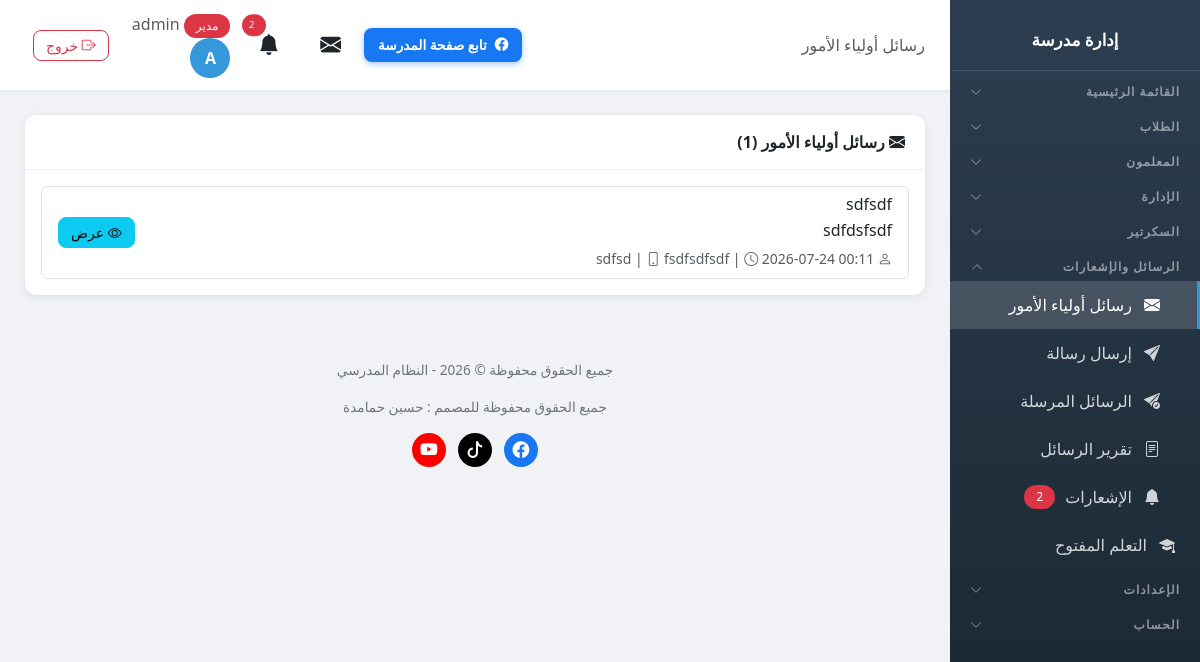
/messages/ (signed in), run on the app's committed database.
### school/models.py (models this page shows, shortened)
class Profile(models.Model):
    ROLE_CHOICES = [
        ('admin', 'مدير'),
        ('vice_principal', 'نائب مدير'),
        ('secretary', 'سكرتير'),
        ('teacher', 'معلم'),
        ('student', 'طالب'),
    ]
    user = models.OneToOneField(User, on_delete=models.CASCADE, related_name='profile')
    role = models.CharField('الدور', max_length=20, choices=ROLE_CHOICES, default='student')
    phone = models.CharField('رقم الهاتف', max_length=20, blank=True)

class Message(models.Model):
    sender = models.ForeignKey(User, on_delete=models.SET_NULL, null=True, blank=True, related_name='sent_messages', verbose_name='المرسل')
    recipient = models.ForeignKey(User, on_delete=models.SET_NULL, null=True, blank=True, related_name='received_messages', verbose_name='المستلم')
    subject = models.CharField('الموضوع', max_length=200)
    content = models.TextField('المحتوى')
    is_read = models.BooleanField('مقروء', default=False)
    parent_name = models.CharField('اسم ولي الأمر', max_length=200, blank=True, help_text='يستخدم عند إرسال ولي الأمر')
    parent_phone = models.CharField('هاتف ولي الأمر', max_length=20, blank=True)
    created_at = models.DateTimeField('تاريخ الإرسال', auto_now_add=True)
    class Meta:
        verbose_name = 'رسالة'
        verbose_name_plural = 'الرسائل'
        ordering = ['-created_at']

### school/views.py (the view)
# urls.py: path('messages/', views.message_list, name='message_list'),
@login_required
def message_list(request):
    if request.user.profile.role != 'admin':
        messages.error(request, 'ليس لديك صلاحية للوصول إلى هذه الصفحة')
        return redirect('dashboard')
    messages_qs = Message.objects.filter(recipient__isnull=True).order_by('-created_at')
    return render(request, 'school/message_list.html', {'messages_qs': messages_qs})

### templates/school/message_list.html (shortened to what this page needs)
{% extends 'school/base.html' %}
{% block page_heading %}رسائل أولياء الأمور{% endblock %}
{% block content %}
<div class="card">
    <div class="card-header">
        <i class="bi bi-envelope-fill"></i> رسائل أولياء الأمور ({{ messages_qs.count }})
    </div>
    <div class="card-body">
        {% if messages_qs %}
        <div class="list-group">
            {% for msg in messages_qs %}
            <div class="list-group-item list-group-item-{% if not msg.is_read %}primary{% endif %}">
                <div class="d-flex justify-content-between">
                    <div>
                        <h6 class="mb-1">{{ msg.subject }}</h6>
                        <p class="mb-1">{{ msg.content|truncatewords:20 }}</p>
                        <small class="text-muted">
                            <i class="bi bi-person"></i> {% if msg.sender %}{{ msg.sender.username }}{% else %}{{ msg.parent_name }}{% endif %} |
                            {% if msg.parent_phone %}<i class="bi bi-phone"></i> {{ msg.parent_phone }} |{% endif %}
                            <i class="bi bi-clock"></i> {{ msg.created_at|date:"Y-m-d H:i" }}
                        </small>
                    </div>
                    <a href="{% url 'read_message' msg.id %}" class="btn btn-info btn-sm align-self-center"><i class="bi bi-eye"></i> عرض</a>
                </div>
            </div>
            {% endfor %}
        </div>
        {% else %}
        <div class="empty-state">
            <i class="bi bi-envelope-open"></i>
            <h5>لا توجد رسائل</h5>
            <p class="text-muted">لم يتم استلام أي رسائل من أولياء الأمور بعد</p>
        </div>
        {% endif %}
    </div>
</div>
{% endblock %}

### templates/school/base.html (shortened to what this page needs)
<!DOCTYPE html>
<html lang="ar" dir="rtl">
<head>
    <link href="https://cdn.jsdelivr.net/npm/bootstrap@5.3.0/dist/css/bootstrap.min.css" rel="stylesheet">
    <link href="https://cdn.jsdelivr.net/npm/bootstrap@5.3.0/dist/css/bootstrap.rtl.min.css" rel="stylesheet">
    <link rel="stylesheet" href="https://cdn.jsdelivr.net/npm/bootstrap-icons@1.11.0/font/bootstrap-icons.css">
    <link href="https://cdn.jsdelivr.net/npm/select2@4.1.0-rc.0/dist/css/select2.min.css" rel="stylesheet" />
    <link href="https://cdn.jsdelivr.net/npm/select2-bootstrap-5-theme@1.3.0/dist/select2-bootstrap-5-theme.rtl.min.css" rel="stylesheet" />
    <link rel="stylesheet" href="https://unpkg.com/leaflet@1.9.4/dist/leaflet.css" />
</head>
<body>
    {% if user.is_authenticated %}
    <div class="sidebar" id="sidebar">
        <div class="brand">
            <h4>إدارة مدرسة {{ school_info.name_ar }}</h4>
        </div>
        {% if user.is_authenticated %}
        <button class="nav-section nav-toggle" type="button" data-target="collapse-main" aria-expanded="false">
            <span>القائمة الرئيسية</span><i class="bi bi-chevron-down"></i>
        </button>
        {% if 'students_view' in user_perms or 'students_add' in user_perms or 'notes_view' in user_perms or 'levels_view' in user_perms or 'discipline_view' in user_perms or 'discipline_add' in user_perms %}
        <button class="nav-section nav-toggle" type="button" data-target="collapse-students" aria-expanded="false">
            <span>الطلاب</span><i class="bi bi-chevron-down"></i>
        </button>
        {% endif %}
        {% if 'teachers_view' in user_perms or 'teachers_add' in user_perms or 'nominations_view' in user_perms or 'guardians_view' in user_perms %}
        <button class="nav-section nav-toggle" type="button" data-target="collapse-teachers" aria-expanded="false">
            <span>المعلمون</span><i class="bi bi-chevron-down"></i>
        </button>
        {% endif %}
        {% if 'classes_view' in user_perms or 'subjects_view' in user_perms or 'announcements_view' in user_perms or 'agenda_view' in user_perms or 'leaves_view' in user_perms or 'lateness_view' in user_perms or 'meetings_view' in user_perms or 'supervisor_visits_view' in user_perms or 'inspection_visits_view' in user_perms or 'visit_program_view' in user_perms or 'absence_view' in user_perms or 'schedule_view' in user_perms or 'certificates_view' in user_perms or 'exams_view' in user_perms or 'survey_view' in user_perms %}
        <button class="nav-section nav-toggle" type="button" data-target="collapse-admin" aria-expanded="false">
            <span>الإدارة</span><i class="bi bi-chevron-down"></i>
        </button>
        {% endif %}
        {% if 'incoming_view' in user_perms or 'outgoing_view' in user_perms or 'no_objection_view' in user_perms %}
        <button class="nav-section nav-toggle" type="button" data-target="collapse-secretary" aria-expanded="false">
            <span>السكرتير</span><i class="bi bi-chevron-down"></i>
        </button>
        {% endif %}
        {% if 'messages_view' in user_perms or 'messages_send' in user_perms %}
        <button class="nav-section nav-toggle" type="button" data-target="collapse-messages" aria-expanded="false">
            <span>الرسائل والإشعارات</span><i class="bi bi-chevron-down"></i>
        </button>
        <div class="nav-collapse" id="collapse-messages">
        {% endif %}
        {% if 'messages_view' in user_perms %}
        <a href="{% url 'message_list' %}" class="nav-link {% if request.resolver_match.url_name == 'message_list' %}active{% endif %}">
            <i class="bi bi-envelope-fill"></i> رسائل أولياء الأمور
        </a>
        {% endif %}
        {% if 'messages_send' in user_perms %}
        <a href="{% url 'send_message' %}" class="nav-link {% if request.resolver_match.url_name == 'send_message' or request.resolver_match.url_name == 'send_message_to' %}active{% endif %}">
            <i class="bi bi-send-fill"></i> إرسال رسالة
        </a>
        <a href="{% url 'sent_messages' %}" class="nav-link {% if request.resolver_match.url_name == 'sent_messages' %}active{% endif %}">
            <i class="bi bi-send-check-fill"></i> الرسائل المرسلة
        </a>
        {% endif %}
        {% if 'messages_view' in user_perms %}
        <a href="{% url 'messages_report' %}" class="nav-link {% if request.resolver_match.url_name == 'messages_report' %}active{% endif %}">
            <i class="bi bi-file-text"></i> تقرير الرسائل
        </a>
        {% endif %}
        <a href="{% url 'notification_list' %}" class="nav-link {% if request.resolver_match.url_name == 'notification_list' %}active{% endif %}">
            <i class="bi bi-bell-fill"></i> الإشعارات
            {% if unread_notifications_count > 0 %}
            <span class="badge bg-danger rounded-pill">{{ unread_notifications_count }}</span>
            {% endif %}
        </a>
        {% if 'messages_view' in user_perms or 'messages_send' in user_perms %}
        </div>
        {% endif %}
        {% if 'open_learning_view' in user_perms %}
        <a href="{% url 'open_learning_list' %}" class="nav-link {% if 'open_learning' in request.resolver_match.url_name %}active{% endif %}">
            <i class="bi bi-mortarboard-fill"></i> التعلم المفتوح
        </a>
        {% endif %}
        {% if 'settings_accounts' in user_perms or 'settings_whatsapp' in user_perms or 'settings_links' in user_perms or user.profile.role == 'admin' %}
        <button class="nav-section nav-toggle" type="button" data-target="collapse-settings" aria-expanded="false">
            <span>الإعدادات</span><i class="bi bi-chevron-down"></i>
        </button>
        {% endif %}
        <button class="nav-section nav-toggle" type="button" data-target="collapse-account" aria-expanded="false">
            <span>الحساب</span><i class="bi bi-chevron-down"></i>
        </button>
        {% endif %}
    </div>
    <div class="main-content">
        <div class="top-bar">
            <div>
                <span class="d-none d-md-inline text-muted">{% block page_heading %}{% endblock %}</span>
            </div>
            <div style="display:flex; align-items:center; gap:10px;">
                <a href="https://www.facebook.com/ALMANSOUR.SCHOOL.YATTA" target="_blank" rel="noopener" class="btn btn-social-fb d-none d-md-inline-flex align-items-center gap-2">
                    <i class="bi bi-facebook"></i> تابع صفحة المدرسة
                </a>
                <div class="user-info">
                <div class="dropdown d-inline-block mx-2" id="messageBell">
                    <button class="btn btn-link text-reset position-relative p-1" type="button" data-bs-toggle="dropdown" aria-expanded="false" style="font-size: 1.3rem;">
                        <i class="bi bi-envelope-fill"></i>
                    </button>
                </div>
                <div class="dropdown d-inline-block mx-2" id="notificationBell">
                    <button class="btn btn-link text-reset position-relative p-1" type="button" data-bs-toggle="dropdown" aria-expanded="false" style="font-size: 1.3rem;">
                        <i class="bi bi-bell-fill"></i>
                        {% if unread_notifications_count > 0 %}
                        <span class="position-absolute top-0 start-100 translate-middle badge rounded-pill bg-danger" style="font-size: 0.6rem;">
                            {{ unread_notifications_count }}
                        </span>
                        {% endif %}
                    </button>
                </div>
                <a href="{% url 'my_account' %}" class="text-decoration-none text-reset">
                    <span class="text-muted d-none d-sm-inline">
                        <span class="badge bg-{% if user.profile.role == 'admin' %}danger{% elif user.profile.role == 'teacher' %}success{% else %}info{% endif %}">
                            {{ user.profile.get_role_display }}
                        </span>
                        {{ user.first_name|default:user.username }}
                    </span>
                    <div class="avatar">{{ user.first_name|first|default:user.username|first|upper }}</div>
                </a>
                <a href="{% url 'logout' %}" class="btn btn-sm btn-outline-danger ms-2" title="تسجيل الخروج">
                    <i class="bi bi-box-arrow-right"></i> <span class="d-none d-sm-inline">خروج</span>
                </a>
                </div>
                </div>
            </div>
        <div class="page-content">
            {% block content %}{% endblock %}
        </div>
        <div class="footer no-print">
            <p>جميع الحقوق محفوظة &copy; {% now "Y" %} - النظام المدرسي</p>
            <p>جميع الحقوق محفوظة للمصمم : حسين حمامدة</p>
            <p class="footer-social">
                <a href="https://www.facebook.com/hhamamdeh" target="_blank" rel="noopener" class="fb" title="فيسبوك" aria-label="فيسبوك"><i class="bi bi-facebook"></i></a>
                <a href="https://www.tiktok.com/@abuadelhamamdeh" target="_blank" rel="noopener" class="tt" title="تيك توك" aria-label="تيك توك"><i class="bi bi-tiktok"></i></a>
                <a href="https://www.youtube.com/@husseintech" target="_blank" rel="noopener" class="yt" title="يوتيوب" aria-label="يوتيوب"><i class="bi bi-youtube"></i></a>
            </p>
        </div>
    </div>
    {% endif %}
</body>
</html>

### data on the page
Message: subject "sdfsdf", content "sdfdsfsdf", parent_name "sdfsd", parent_phone "fsdfsdfsdf", created_at "2026-07-24 00:11"

### other printed values
{{ unread_notifications_count }} "2"
{{ user.profile.get_role_display }} "مدير"
{{ user.first_name|default:user.username }} "admin"
{{ user.first_name|first|default:user.username|first|upper }} "A"
{{ messages_qs.count }} "1"
